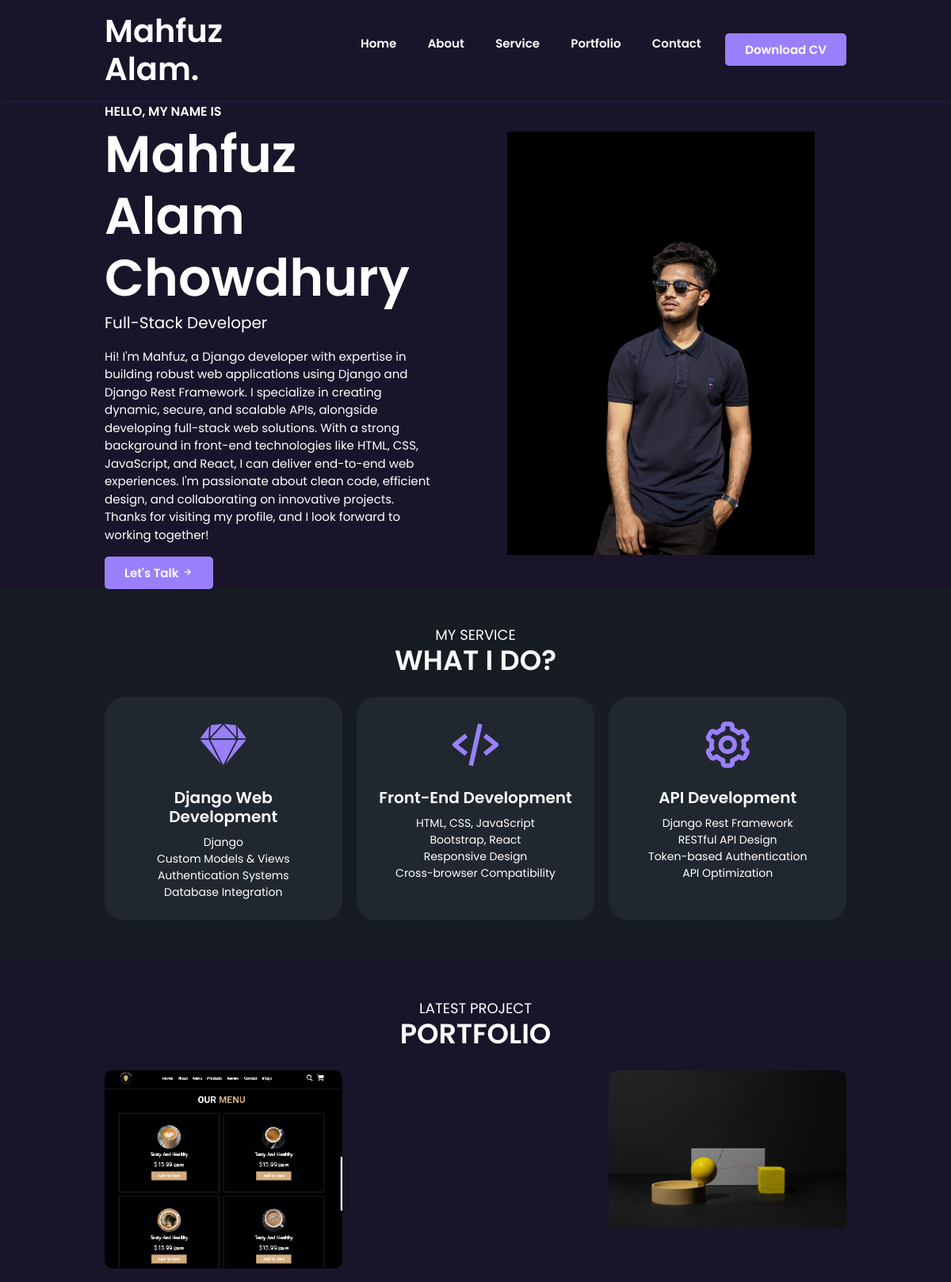
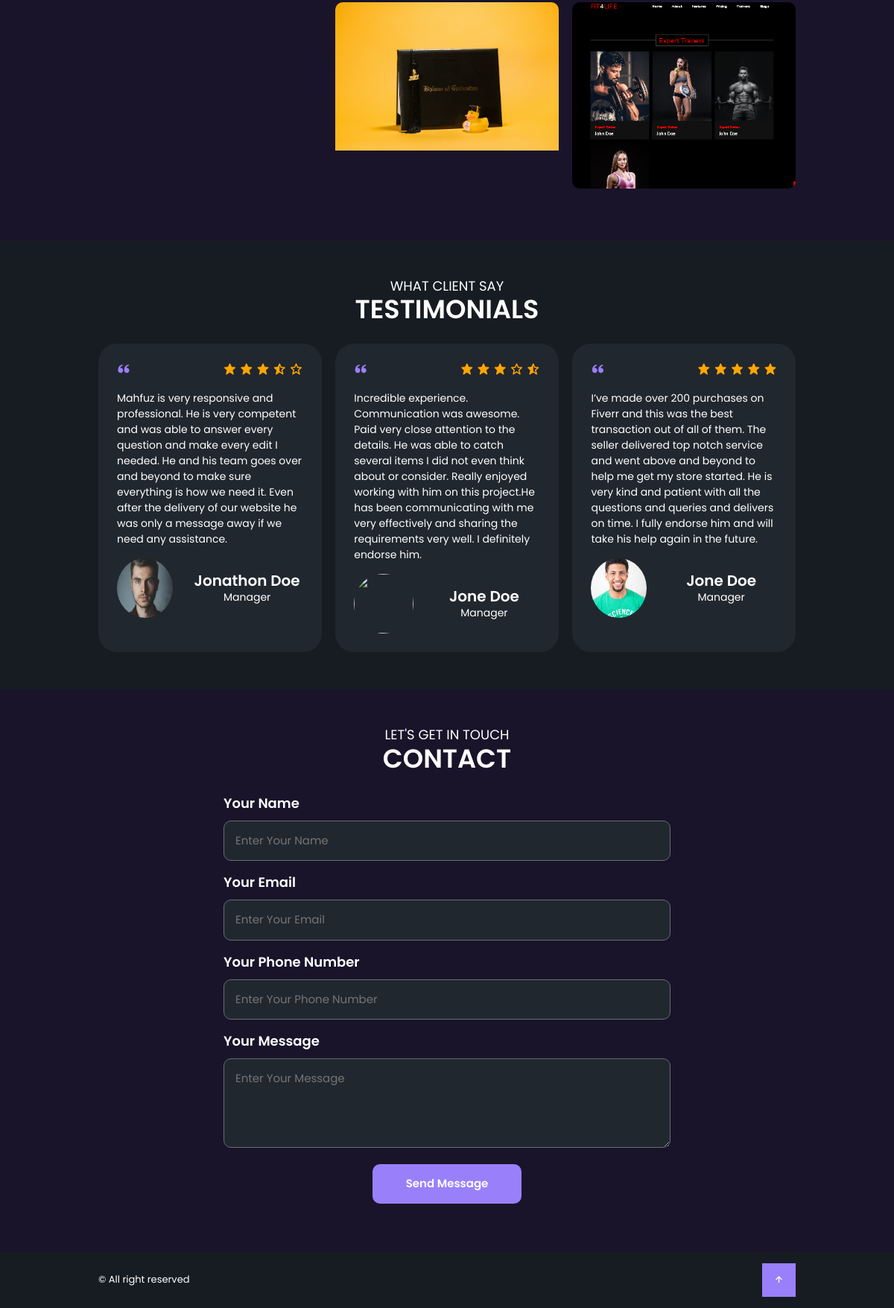
The page / on the database its author committed (2 pictures, top to bottom).
### home/models.py (models this page shows, shortened)
class Home(models.Model):
    intro = models.CharField(max_length=100)
    name = models.CharField(max_length=200)
    position = models.CharField(max_length=200)
    description = models.TextField()
    url = models.URLField(max_length=200)
    image = models.ImageField(upload_to='adminimg/', validators=[validate_image_extension])

class Portfolio(models.Model):
    image = models.FileField(upload_to='portfolio/', validators=[validate_image_extension])
    link = models.URLField(max_length=200)

### home/views.py (the view)
# urls.py: path('', views.home, name='home'),
def home(request):
    homes = Home.objects.all()
    projects = Portfolio.objects.all()
    context = {
        'homes':homes,
        'projects':projects,
        }
    return render(request,'home.html',context)

### templates/home.html (shortened to what this page needs)
{% extends "base.html" %}
{% block content %}
<!DOCTYPE html>
<html lang="en">
<head>
  {% load static %}
<link href='https://unpkg.com/boxicons@2.1.4/css/boxicons.min.css' rel='stylesheet'>
<link rel="stylesheet" href="{% static 'css/styl.min.css' %}">
</head>
<body id="/">
  <section id="hero_area">
    {% for home in homes %}
    <div class="container inner">
      <div class="info_area">
        <h5>{{home.intro}}</h5>
        <h1>{{home.name}}</h1>
        <h6>{{home.position}}</h6>
        <p>{{home.description}}</p>
        <a class="cta_btn" href="{{home.url}}">Let's Talk <i class='bx bx-right-arrow-alt'></i></a>
      </div>
      <div class="admin_image">
        <img src="{{home.image.url}}" alt="">
      </div>
    </div>
    {% endfor %}
  </section>
  <section id="service_area">
    <div class="container">
      <div class="title">
        <h4>My Service</h4>
        <h2>What I Do?</h2>
      </div>
      <div class="inner">
        <div class="child">
          <i class='bx bxl-sketch'></i>
          <h3>Django Web Development</h3>
          <p>Django <br> Custom Models & Views <br> Authentication Systems <br> Database Integration</p>
        </div>
        <div class="child">
          <i class='bx bx-code-alt'></i>
          <h3>Front-End Development</h3>
          <p>HTML, CSS, JavaScript <br> Bootstrap, React <br> Responsive Design <br> Cross-browser Compatibility</p>
        </div>
        <div class="child">
          <i class='bx bx-cog'></i>
          <h3>API Development</h3>
          <p>Django Rest Framework <br> RESTful API Design <br> Token-based Authentication <br> API Optimization</p>
        </div>
      </div>
    </div>
  </section>
  <section id="portfolio_area">
    <div class="container">
      <div class="title">
        <h4>Latest Project</h4>
        <h2>Portfolio</h2>
      </div>
      <div class="inner">
        {% for project in projects %}
        <div class="portfolio">
          <img src="{{project.image.url}}" alt="">
        </div>
        {% endfor %}
      </div>
    </div>
  </section>
  <section id="testimonial_area">
    <div class="container">
      <div class="title">
        <h4>What Client Say</h4>
        <h2>Testimonials</h2>
      </div>
      <div class="inner">
        <div class="child">
          <div class="child_head">
            <i class='bx bxs-quote-alt-left'></i>
            <div class="ratting">
              <i class='bx bxs-star'></i>
              <i class='bx bxs-star'></i>
              <i class='bx bxs-star'></i>
              <i class='bx bxs-star-half'></i>
              <i class='bx bx-star' ></i>
            </div>
          </div>
          <div class="child_body">
            <p>Mahfuz is very responsive and professional. He is very competent and was able to answer every question and make every edit I needed. He and his team goes over and beyond to make sure everything is how we need it. Even after the delivery of our website he was only a message away if we need any assistance.</p>
          </div>
          <div class="child_bottom">
            <div class="author">
              <img src="{% static 'img/testimonial_1.jpg' %}" alt="">
            </div>
            <div class="author_info">
              <h4>Jonathon Doe</h4>
              <p>Manager</p>
            </div>
          </div>
        </div>
        <div class="child">
          <div class="child_head">
            <i class='bx bxs-quote-alt-left'></i>
            <div class="ratting">
              <i class='bx bxs-star'></i>
              <i class='bx bxs-star'></i>
              <i class='bx bxs-star'></i>
              <i class='bx bx-star' ></i>
              <i class='bx bxs-star-half'></i>
            </div>
          </div>
          <div class="child_body">
            <p>Incredible experience. Communication was awesome. Paid very close attention to the details. He was able to catch several items I did not even think about or consider. Really enjoyed working with him on this project.He has been communicating with me very effectively and sharing the requirements very well. I definitely endorse him.</p>
          </div>
          <div class="child_bottom">
            <div class="author">
              <img src="{% static 'img/testimonial_2.jpg' %}" alt="">
            </div>
            <div class="author_info">
              <h4>Jone Doe</h4>
              <p>Manager</p>
            </div>
          </div>
        </div>
        <div class="child">
          <div class="child_head">
            <i class='bx bxs-quote-alt-left'></i>
            <div class="ratting">
              <i class='bx bxs-star'></i>
              <i class='bx bxs-star'></i>
              <i class='bx bxs-star'></i>
              <i class='bx bxs-star'></i>
              <i class='bx bxs-star'></i>
            </div>
          </div>
          <div class="child_body">
            <p>I’ve made over 200 purchases on Fiverr and this was the best transaction out of all of them. The seller delivered top notch service and went above and beyond to help me get my store started. He is very kind and patient with all the questions and queries and delivers on time. I fully endorse him and will take his help again in the future.</p>
          </div>
          <div class="child_bottom">
            <div class="author">
              <img src="{% static 'img/testimonial_3.jpg' %}" alt="">
            </div>
            <div class="author_info">
              <h4>Jone Doe</h4>
              <p>Manager</p>
            </div>
          </div>
        </div>
      </div>
    </div>
  </section>
  <section id="contact_area">
    <div class="container">
      <div class="title">
        <h4>Let's get in touch</h4>
        <h2>Contact</h2>
      </div>
      <div class="inner">
        <form action="">
          <label for="name">Your Name</label>
          <input type="text" placeholder="Enter Your Name">
          <label for="email">Your Email</label>
          <input type="email" placeholder="Enter Your Email">
          <label for="phone">Your Phone Number</label>
          <input type="number" placeholder="Enter Your Phone Number">
          <label for="message">Your Message</label>
          <textarea placeholder="Enter Your Message"></textarea>
          <input type="submit" value="Send Message">
        </form>
      </div>
    </div>
  </section>
</body>
</html>
{% endblock %}

### templates/base.html (shortened to what this page needs)
<!DOCTYPE html>
<html lang="en">
<head>
  {% load static %}
<link href="https://cdn.jsdelivr.net/npm/bootstrap@5.3.3/dist/css/bootstrap.min.css" rel="stylesheet">
<link href='https://unpkg.com/boxicons@2.1.4/css/boxicons.min.css' rel='stylesheet'>
<link rel="stylesheet" href="{% static 'css/styl.min.css' %}">
</head>
<body id="/">
  {% block navbar %}
  <header id="header_area">
    <div class="container inner">
      <div class="logo_area">
        <h1><a href="/">Mahfuz Alam.</a></h1>
      </div>
      <div class="menu_area">
        <nav id="main_menu">
          <ul class="ul">
            <li><a href="/"><span>Home</span></a></li>
            <li><a href="#hero_area"><span>About</span></a></li>
            <li><a href="#service_area"><span>Service</span></a></li>
            <li><a href="#portfolio_area"><span>Portfolio</span></a></li>
            <li><a href="/contact"><span>Contact</span></a></li>
          </ul>
        </nav>
      </div>
      <div class="download_cv">
        <a class="cta_btn" href="https://drive.google.com/file/d/15atmCFWAcOJki1EwB-8SbcLwgTbWH_ww/view?usp=drivesdk">Download CV</a>
      </div>
    </div>
  </header>
  <div class="content">
    {% block content %}{% endblock %}
</div>
  {% endblock  %}
  <footer id="footer_area">
    <div class="container">
      <div class="inner">
        <p>&copy; All right reserved</p>
        <a href="#top"><i class='bx bx-up-arrow-alt'></i></a>
      </div>
    </div>
  </footer>
</body>
</html>

### rows shown on the page
Home: intro "HELLO, MY NAME IS", name "Mahfuz Alam Chowdhury", position "Full-Stack Developer", description "Hi! I'm Mahfuz, a Django developer with expertise in building robust web applications using Django and Django Rest Framework. I specialize in creating dynamic, secure, and scalable APIs, alongside developing full-stack web solutions. With a strong background in front-end technologies like HTML, CSS, JavaScript, and React, I can deliver end-to-end web experiences. I'm passionate about clean code, efficient design, and collaborating on innovative projects. Thanks for visiting my profile, and I look forward to working together!", image (picture)
Portfolio: image (picture)
Portfolio: image (picture)
Portfolio: image (picture)
Portfolio: image (picture)
